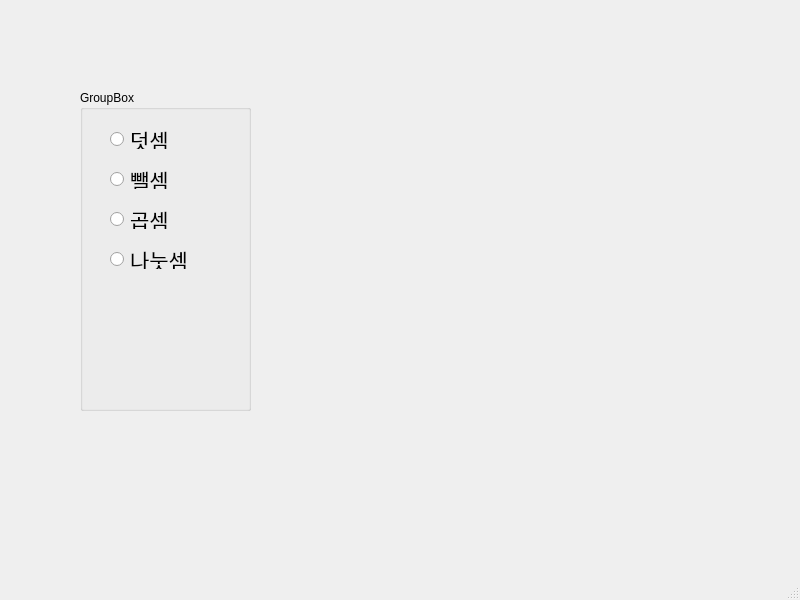
<?xml version="1.0" encoding="UTF-8"?>
<ui version="4.0">
 <class>MainWindow</class>
 <widget class="QMainWindow" name="MainWindow">
  <property name="geometry">
   <rect>
    <x>0</x>
    <y>0</y>
    <width>800</width>
    <height>600</height>
   </rect>
  </property>
  <property name="windowTitle">
   <string>MainWindow</string>
  </property>
  <widget class="QWidget" name="centralwidget">
   <widget class="QGroupBox" name="groupBox">
    <property name="geometry">
     <rect>
      <x>80</x>
      <y>90</y>
      <width>171</width>
      <height>321</height>
     </rect>
    </property>
    <property name="title">
     <string>GroupBox</string>
    </property>
    <widget class="QRadioButton" name="rb1">
     <property name="geometry">
      <rect>
       <x>30</x>
       <y>40</y>
       <width>108</width>
       <height>19</height>
      </rect>
     </property>
     <property name="font">
      <font>
       <family>Agency FB</family>
       <pointsize>16</pointsize>
      </font>
     </property>
     <property name="text">
      <string>덧셈</string>
     </property>
    </widget>
    <widget class="QRadioButton" name="rb2">
     <property name="geometry">
      <rect>
       <x>30</x>
       <y>80</y>
       <width>108</width>
       <height>19</height>
      </rect>
     </property>
     <property name="font">
      <font>
       <family>Agency FB</family>
       <pointsize>16</pointsize>
      </font>
     </property>
     <property name="text">
      <string>뺄셈</string>
     </property>
    </widget>
    <widget class="QRadioButton" name="rb3">
     <property name="geometry">
      <rect>
       <x>30</x>
       <y>120</y>
       <width>108</width>
       <height>19</height>
      </rect>
     </property>
     <property name="font">
      <font>
       <family>Agency FB</family>
       <pointsize>16</pointsize>
      </font>
     </property>
     <property name="text">
      <string>곱셈</string>
     </property>
    </widget>
    <widget class="QRadioButton" name="rb4">
     <property name="geometry">
      <rect>
       <x>30</x>
       <y>160</y>
       <width>108</width>
       <height>19</height>
      </rect>
     </property>
     <property name="font">
      <font>
       <family>Agency FB</family>
       <pointsize>16</pointsize>
      </font>
     </property>
     <property name="text">
      <string>나눗셈</string>
     </property>
    </widget>
   </widget>
  </widget>
  <widget class="QMenuBar" name="menubar">
   <property name="geometry">
    <rect>
     <x>0</x>
     <y>0</y>
     <width>800</width>
     <height>26</height>
    </rect>
   </property>
  </widget>
  <widget class="QStatusBar" name="statusbar"/>
 </widget>
 <resources/>
 <connections/>
</ui>
